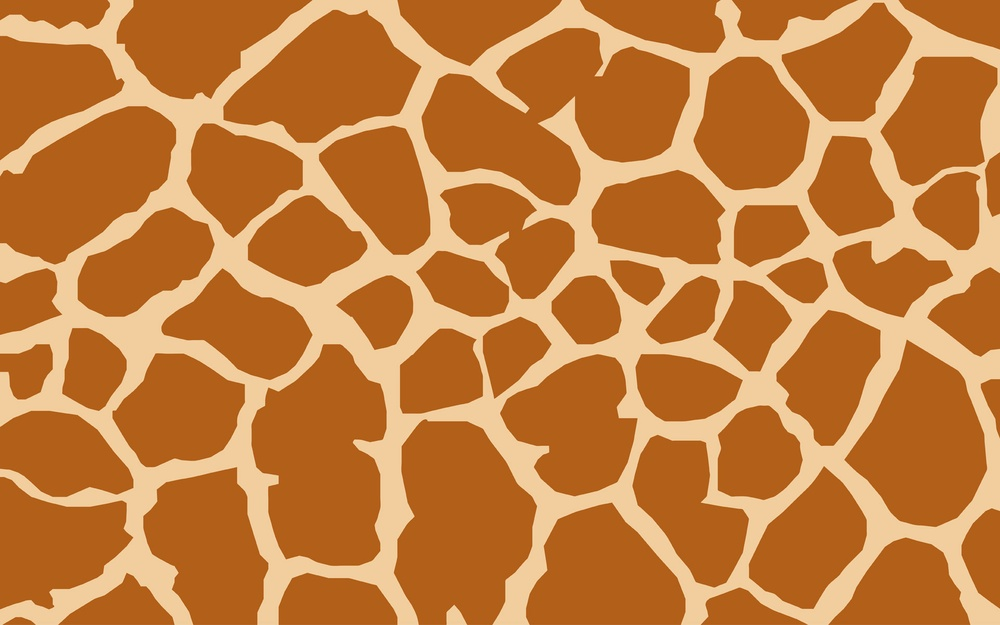
#> input picture test_images/pattern3.jpg, 1000 x 625 px, shrunk from 1920 x 1200 before the run
$ python canny-edge-detector.py test_images/pattern3.jpg
#> lines starting #> are read from the running program, lines starting #| are printed output that depends on the picture
import cv2
import numpy as np
import sys

img = cv2.imread(sys.argv[1],0)
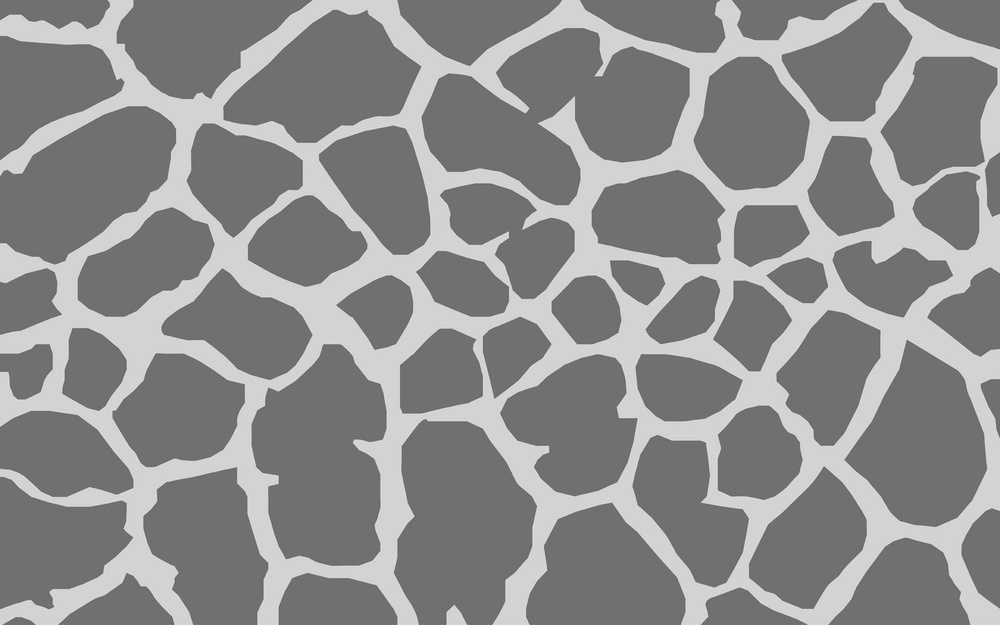
#> img: shape (625, 1000); min 94, max 228, mean 140.2
edges = cv2.Canny(img,100,200)
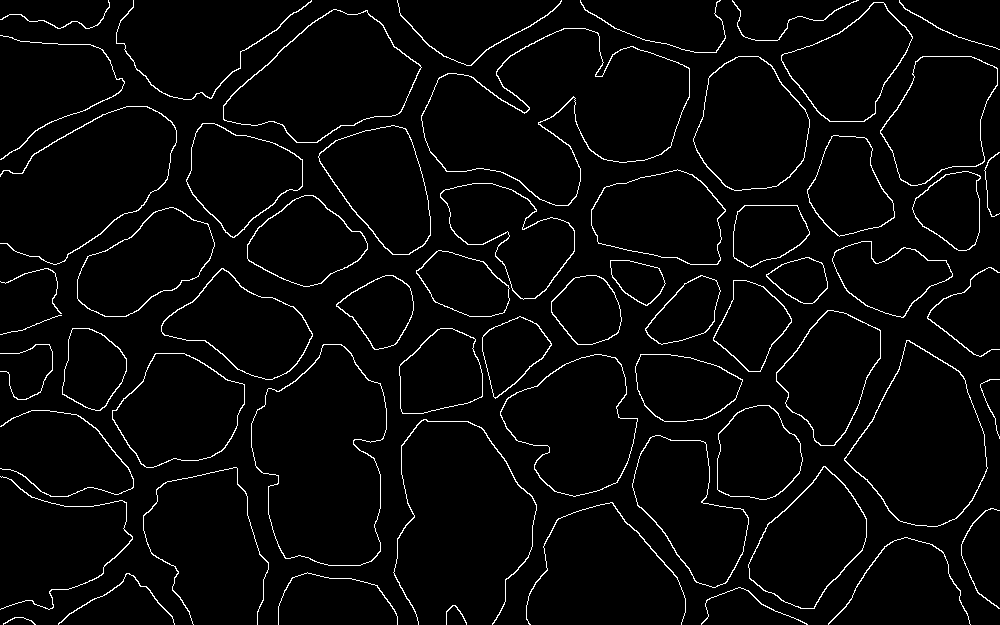
#> edges: shape (625, 1000); 3.4% white in thin lines or dots

cv2.imshow("hi", edges)


# Wait for quit key
while True:
    if cv2.waitKey(1) & 0xFF == ord('q'):
#> (key q is pressed here)
        break
